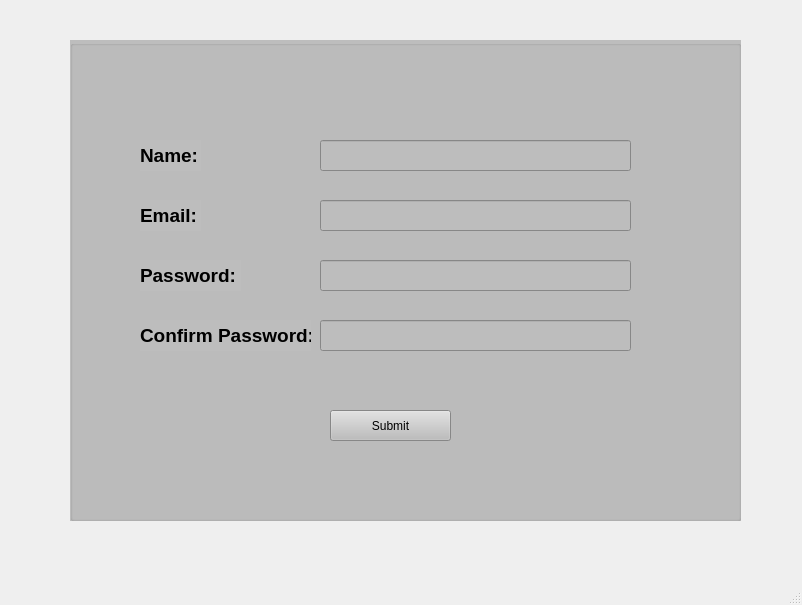
<?xml version="1.0" encoding="UTF-8"?>
<ui version="4.0">
 <class>MainWindow</class>
 <widget class="QMainWindow" name="MainWindow">
  <property name="geometry">
   <rect>
    <x>0</x>
    <y>0</y>
    <width>802</width>
    <height>605</height>
   </rect>
  </property>
  <property name="windowTitle">
   <string>MainWindow</string>
  </property>
  <widget class="QWidget" name="centralwidget">
   <widget class="QGroupBox" name="groupBox">
    <property name="geometry">
     <rect>
      <x>70</x>
      <y>40</y>
      <width>671</width>
      <height>481</height>
     </rect>
    </property>
    <property name="styleSheet">
     <string notr="true">background-color:rgb(189, 189, 189);</string>
    </property>
    <property name="title">
     <string/>
    </property>
    <widget class="QLabel" name="label">
     <property name="geometry">
      <rect>
       <x>70</x>
       <y>100</y>
       <width>61</width>
       <height>31</height>
      </rect>
     </property>
     <property name="styleSheet">
      <string notr="true">color: rgb(0, 0, 0);</string>
     </property>
     <property name="text">
      <string>&lt;html&gt;&lt;head/&gt;&lt;body&gt;&lt;p&gt;&lt;span style=&quot; font-size:14pt; font-weight:700;&quot;&gt;Name:&lt;/span&gt;&lt;/p&gt;&lt;/body&gt;&lt;/html&gt;</string>
     </property>
    </widget>
    <widget class="QLineEdit" name="nameInput">
     <property name="geometry">
      <rect>
       <x>250</x>
       <y>100</y>
       <width>311</width>
       <height>31</height>
      </rect>
     </property>
     <property name="styleSheet">
      <string notr="true">padding: 4px;</string>
     </property>
    </widget>
    <widget class="QLineEdit" name="emailInput">
     <property name="geometry">
      <rect>
       <x>250</x>
       <y>160</y>
       <width>311</width>
       <height>31</height>
      </rect>
     </property>
     <property name="styleSheet">
      <string notr="true">padding:4px;</string>
     </property>
    </widget>
    <widget class="QLineEdit" name="passwordinput">
     <property name="geometry">
      <rect>
       <x>250</x>
       <y>220</y>
       <width>311</width>
       <height>31</height>
      </rect>
     </property>
     <property name="styleSheet">
      <string notr="true">padding:4px;</string>
     </property>
    </widget>
    <widget class="QLineEdit" name="confirmPasswordinput">
     <property name="geometry">
      <rect>
       <x>250</x>
       <y>280</y>
       <width>311</width>
       <height>31</height>
      </rect>
     </property>
     <property name="styleSheet">
      <string notr="true">padding:4px;</string>
     </property>
    </widget>
    <widget class="QLabel" name="label_4">
     <property name="geometry">
      <rect>
       <x>70</x>
       <y>160</y>
       <width>61</width>
       <height>31</height>
      </rect>
     </property>
     <property name="styleSheet">
      <string notr="true">color: rgb(0, 0, 0);</string>
     </property>
     <property name="text">
      <string>&lt;html&gt;&lt;head/&gt;&lt;body&gt;&lt;p&gt;&lt;span style=&quot; font-size:14pt; font-weight:700;&quot;&gt;Email:&lt;/span&gt;&lt;/p&gt;&lt;/body&gt;&lt;/html&gt;</string>
     </property>
    </widget>
    <widget class="QLabel" name="label_5">
     <property name="geometry">
      <rect>
       <x>70</x>
       <y>220</y>
       <width>101</width>
       <height>31</height>
      </rect>
     </property>
     <property name="styleSheet">
      <string notr="true">color: rgb(0, 0, 0);</string>
     </property>
     <property name="text">
      <string>&lt;html&gt;&lt;head/&gt;&lt;body&gt;&lt;p&gt;&lt;span style=&quot; font-size:14pt; font-weight:700;&quot;&gt;Password:&lt;/span&gt;&lt;/p&gt;&lt;/body&gt;&lt;/html&gt;</string>
     </property>
    </widget>
    <widget class="QLabel" name="label_6">
     <property name="geometry">
      <rect>
       <x>70</x>
       <y>280</y>
       <width>171</width>
       <height>31</height>
      </rect>
     </property>
     <property name="styleSheet">
      <string notr="true">color: rgb(0, 0, 0);</string>
     </property>
     <property name="text">
      <string>&lt;html&gt;&lt;head/&gt;&lt;body&gt;&lt;p&gt;&lt;span style=&quot; font-size:14pt; font-weight:700;&quot;&gt;Confirm Password:&lt;/span&gt;&lt;/p&gt;&lt;/body&gt;&lt;/html&gt;</string>
     </property>
    </widget>
    <widget class="QPushButton" name="pushButton">
     <property name="geometry">
      <rect>
       <x>260</x>
       <y>370</y>
       <width>121</width>
       <height>31</height>
      </rect>
     </property>
     <property name="styleSheet">
      <string notr="true">color: rgb(0, 0, 0);</string>
     </property>
     <property name="text">
      <string>Submit</string>
     </property>
    </widget>
   </widget>
  </widget>
  <widget class="QMenuBar" name="menubar">
   <property name="geometry">
    <rect>
     <x>0</x>
     <y>0</y>
     <width>802</width>
     <height>21</height>
    </rect>
   </property>
  </widget>
  <widget class="QStatusBar" name="statusbar"/>
 </widget>
 <resources/>
 <connections/>
</ui>
